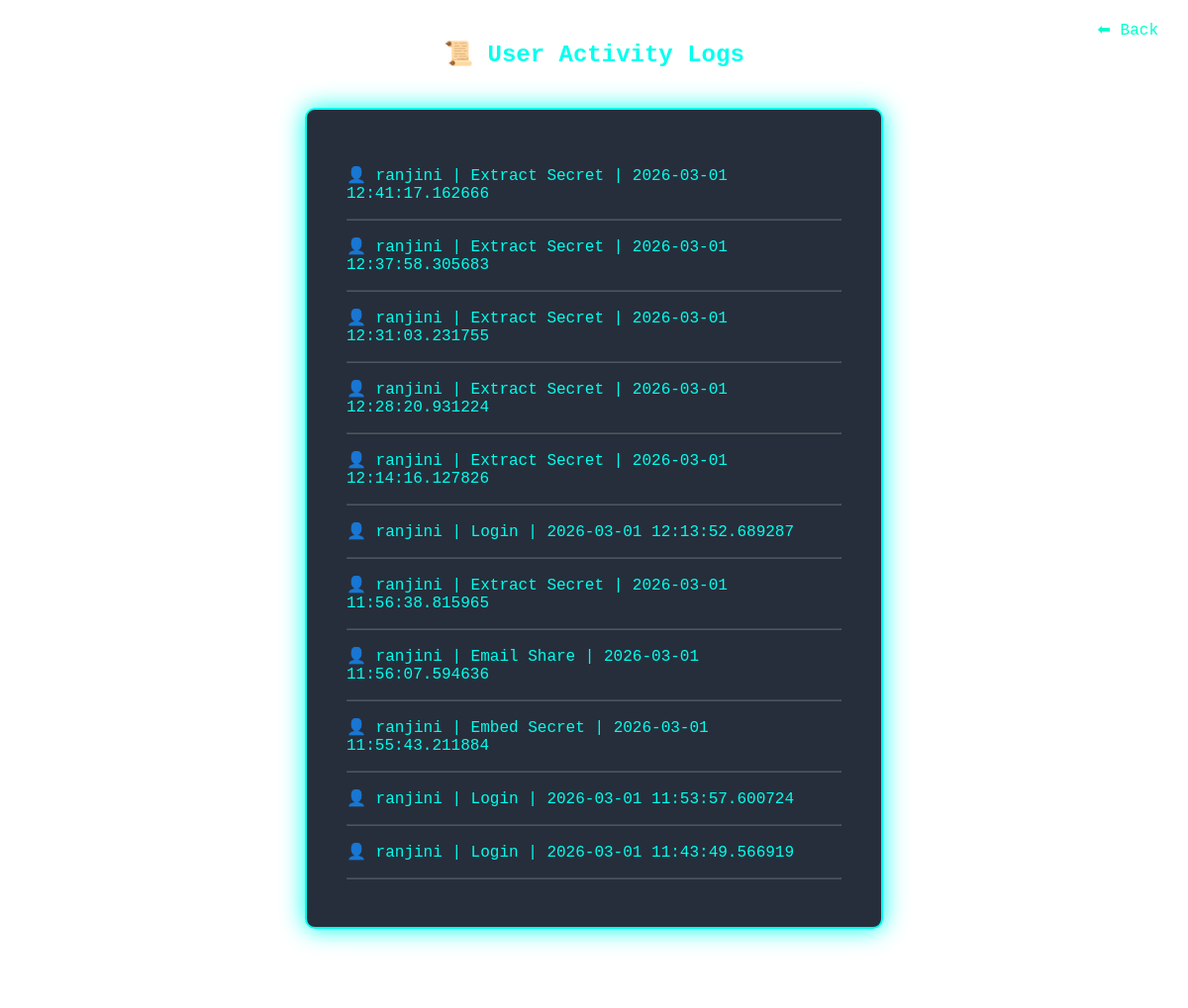
The app's page /logs (signed in) with its own data.
### app.py (models this page shows)
class ActivityLog(db.Model):
    id = db.Column(db.Integer, primary_key=True)
    user_id = db.Column(db.Integer, db.ForeignKey('user.id'))
    action = db.Column(db.String(200))
    timestamp = db.Column(db.DateTime, default=datetime.datetime.utcnow)
    user = db.relationship('User', backref='activities')

class User(UserMixin, db.Model):
    id = db.Column(db.Integer, primary_key=True)
    username = db.Column(db.String(100), unique=True, nullable=False)
    email = db.Column(db.String(120), unique=True, nullable=False)
    password = db.Column(db.String(200), nullable=False)
    role = db.Column(db.String(20), default="user")  # 👈 ADD THIS LINE
    created_at = db.Column(db.DateTime, default=datetime.datetime.utcnow)
    login_attempts = db.Column(db.Integer, default=0)

### app.py (the view)
@app.route("/logs")
@login_required
def view_logs():
    LOG_RETENTION_DAYS = 1   # Change this to 1, 3, 7, 30 etc.
    expiry_time = datetime.datetime.utcnow() - datetime.timedelta(days=LOG_RETENTION_DAYS)
    ActivityLog.query.filter(ActivityLog.timestamp < expiry_time).delete()
    db.session.commit()
    logs = ActivityLog.query.order_by(ActivityLog.timestamp.desc()).all()
    return render_template("logs.html", logs=logs)

### app.py (called while the page is built)
@login_manager.user_loader
def load_user(user_id):
    return User.query.get(int(user_id))

### templates/logs.html (shortened to what this page needs)
{% extends "base.html" %}
{% block content %}
<a class="logout" href="{{ url_for('dashboard') }}">⬅ Back</a>
<h2 style="text-align:center; margin-top:40px;">
    📜 User Activity Logs
</h2>
<div class="card" style="margin-top:40px; max-width:800px;">
    {% for log in logs %}
        <p>
            👤 {{ log.user.username }}
            | {{ log.action }}
            | {{ log.timestamp }}
        </p>
        <hr style="opacity:0.2;">
    {% endfor %}
</div>
{% endblock %}

### templates/base.html (shortened to what this page needs)
<!DOCTYPE html>
<html>
<head>
    <link rel="stylesheet" href="{{ url_for('static', filename='css/style.css') }}">
</head>
<body>
<video autoplay muted loop playsinline class="bg-video">
    <source src="{{ url_for('static', filename='videos/main-bg.mp4') }}" type="video/mp4">
</video>
{% block content %}{% endblock %}
</body>
</html>

### static/css/style.css (style rules this page uses)
html,body { font-family: 'Courier New', monospace; color: #00ffee; margin: 0; padding: 0; background:transparent !important; overflow:auto; }
.card { width: 500px; margin: 80px auto; padding: 40px; background: rgba(0, 10, 25, 0.85); border: 2px solid #00ffee; border-radius: 10px; box-shadow: 0 0 25px #00ffee; }
h2 { text-align: center; margin-bottom: 10px; }
.bg-video { position: fixed; top: 0; left: 0; width: 100%; height: 100%; object-fit: cover; z-index: -1; }
.logout { position: absolute; top: 20px; right: 30px; color: #00ffcc; text-decoration: none; }

### records on screen
ActivityLog: user.username "ranjini", action "Extract Secret", timestamp "2026-03-01 12:41:17.162666"
ActivityLog: user.username "ranjini", action "Extract Secret", timestamp "2026-03-01 12:37:58.305683"
ActivityLog: user.username "ranjini", action "Extract Secret", timestamp "2026-03-01 12:31:03.231755"
ActivityLog: user.username "ranjini", action "Extract Secret", timestamp "2026-03-01 12:28:20.931224"
ActivityLog: user.username "ranjini", action "Extract Secret", timestamp "2026-03-01 12:14:16.127826"
ActivityLog: user.username "ranjini", action "Login", timestamp "2026-03-01 12:13:52.689287"
ActivityLog: user.username "ranjini", action "Extract Secret", timestamp "2026-03-01 11:56:38.815965"
ActivityLog: user.username "ranjini", action "Email Share", timestamp "2026-03-01 11:56:07.594636"
ActivityLog: user.username "ranjini", action "Embed Secret", timestamp "2026-03-01 11:55:43.211884"
ActivityLog: user.username "ranjini", action "Login", timestamp "2026-03-01 11:53:57.600724"
ActivityLog: user.username "ranjini", action "Login", timestamp "2026-03-01 11:43:49.566919"
